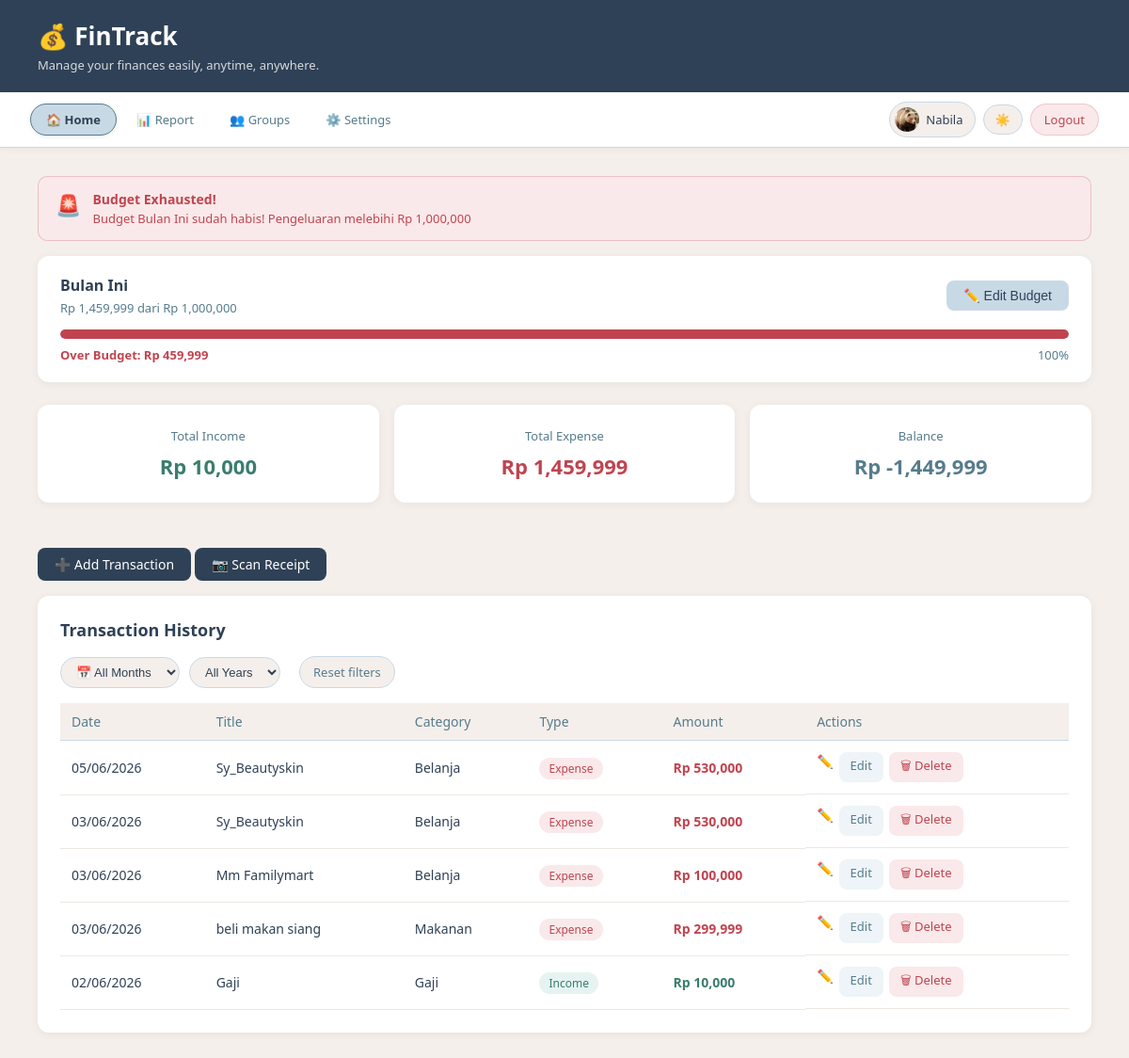
The page /index (signed in) on the database as committed earlier.
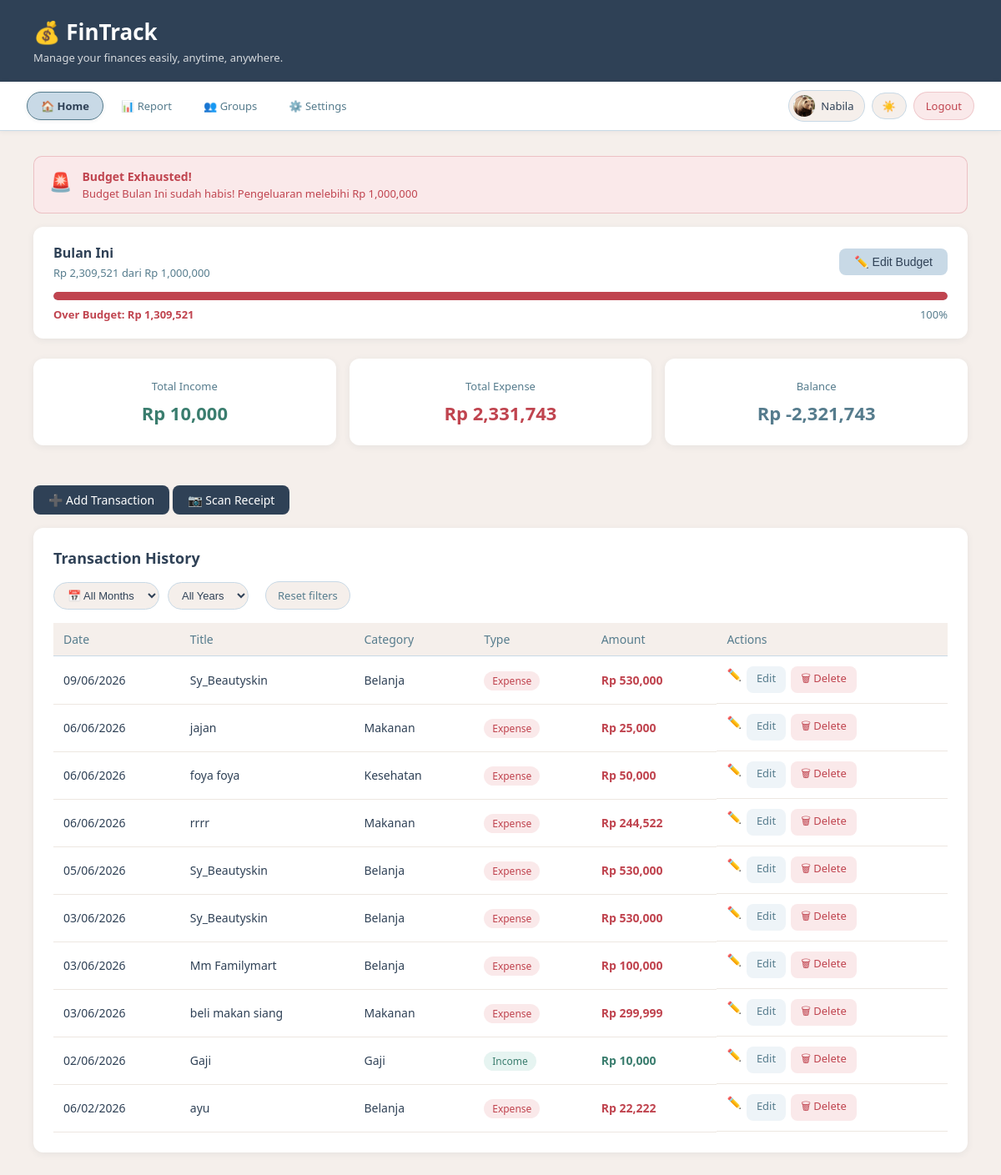
The same page on the database as committed later.
### app.py (models this page shows)
class User(UserMixin, db.Model):
    id           = db.Column(db.Integer, primary_key=True)
    name         = db.Column(db.String(100), nullable=False)
    email        = db.Column(db.String(100), unique=True, nullable=False)
    password     = db.Column(db.String(200), nullable=False)
    photo        = db.Column(db.String(200), nullable=True)
    language     = db.Column(db.String(5),  default='id')
    theme        = db.Column(db.String(10), default='light')
    notif_popup  = db.Column(db.Boolean,    default=True)
    timezone     = db.Column(db.String(50), default='Asia/Jakarta')
    created_at   = db.Column(db.DateTime,   default=datetime.utcnow)
    transactions = db.relationship('Transaction', backref='user', lazy=True)

class Budget(db.Model):
    id         = db.Column(db.Integer, primary_key=True)
    user_id    = db.Column(db.Integer, db.ForeignKey('user.id'), nullable=False)
    amount     = db.Column(db.Float,      nullable=False)
    period     = db.Column(db.String(10), nullable=False)  # daily / weekly / monthly
    created_at = db.Column(db.DateTime,   default=datetime.utcnow)

class Transaction(db.Model):
    id       = db.Column(db.Integer, primary_key=True)
    title    = db.Column(db.String(100), nullable=False)
    amount   = db.Column(db.Float,       nullable=False)
    category = db.Column(db.String(50),  nullable=False)
    type     = db.Column(db.String(10),  nullable=False)
    date     = db.Column(db.DateTime,    default=datetime.utcnow)
    note     = db.Column(db.String(200), nullable=True)
    user_id  = db.Column(db.Integer, db.ForeignKey('user.id'), nullable=False)

### app.py (the view)
@app.route('/index')
@login_required
def index():
    transactions  = Transaction.query.filter_by(user_id=current_user.id)\
                               .order_by(Transaction.date.desc()).all()
    total_income  = sum(t.amount for t in transactions if t.type == 'income')
    total_expense = sum(t.amount for t in transactions if t.type == 'expense')
    balance       = total_income - total_expense
    budget_status = get_budget_status(current_user.id)
    budget        = Budget.query.filter_by(user_id=current_user.id).first()
    return render_template('index.html',
                           transactions=transactions,
                           total_income=total_income,
                           total_expense=total_expense,
                           balance=balance,
                           budget_status=budget_status,
                           budget=budget)

### app.py (called while the page is built)
@login_manager.user_loader
def load_user(user_id):
    return User.query.get(int(user_id))

@app.context_processor
def inject_translation():
    lang = current_user.language if current_user.is_authenticated else 'id'
    return dict(t=get_translation(lang))

### translations.py (called while the page is built)
def get_translation(lang='id'):
    return TRANSLATIONS.get(lang, TRANSLATIONS['id'])

### templates/index.html (shortened to what this page needs)
<!DOCTYPE html>
<html lang="id" id="html-root">
<head>
    <link rel="stylesheet" href="{{ url_for('static', filename='style.css') }}">
</head>
<body>
<header>
    <h1>💰 FinTrack</h1>
    <p>{{ t['desc_app'] }}</p>
</header>
<nav class="navbar">
    <a href="/index" class="nav-link active">🏠 {{ t['nav_home'] }}</a>
    <a href="/report" class="nav-link">📊 {{ t['nav_report'] }}</a>
    <a href="/groups" class="nav-link">👥 {{ t['nav_sharing'] }}</a>
    <a href="/settings" class="nav-link">⚙️ {{ t['nav_settings'] }}</a>
    <div class="nav-right">
        <div class="user-chip">
            <div class="user-avatar">
                {% if current_user.photo %}
                    <img src="{{ url_for('static', filename='uploads/' + current_user.photo) }}" alt="foto">
                {% else %}
                    👤
                {% endif %}
            </div>
            <span>{{ current_user.name }}</span>
        </div>
        <button class="theme-toggle" onclick="toggleTheme()">
            <span class="theme-icon">☀️</span>
        </button>
        <a href="/logout" class="btn-logout">{{ t['nav_logout'] }}</a>
    </div>
</nav>
<main>
{% if budget_status %}
    {% if budget_status.status == 'danger' %}
    <div class="budget-alert budget-danger">
        <span class="budget-icon">🚨</span>
        <div>
            <strong>{{ t['budget_empty'] }}</strong>
            <p>{{ budget_status.message }}</p>
        </div>
    </div>
    {% endif %}
{% endif %}
{% if budget_status %}
<div class="card budget-card">
    <div class="budget-header">
        <div>
            <h3>{{ t['budget'] }} {{ budget_status.period_label }}</h3>
            <p class="budget-sub">
                Rp {{ "{:,.0f}".format(budget_status.total_expense) }}
                dari Rp {{ "{:,.0f}".format(budget_status.amount) }}
            </p>
        </div>
        <button class="btn btn-secondary" onclick="toggleBudgetForm()">
            ✏️ {{ t['edit_budget'] }}
        </button>
    </div>
    <div class="progress-bar-bg">
        <div class="progress-bar-fill
            {% if budget_status.percentage >= 100 %}fill-danger
            {% elif budget_status.percentage >= 90 %}fill-warning
            {% else %}fill-safe{% endif %}"
            style="width: {{ budget_status.percentage }}%">
        </div>
    </div>
    <div class="budget-footer">
        <span class="{{ 'text-expense' if budget_status.remaining <= 0 else '' }}">
            {% if budget_status.remaining > 0 %}
                {{ t['remaining'] }}: Rp {{ "{:,.0f}".format(budget_status.remaining) }}
            {% else %}
                {{ t['over_budget'] }}: Rp {{ "{:,.0f}".format(budget_status.remaining * -1) }}
            {% endif %}
        </span>
        <span>{{ "{:.0f}".format(budget_status.percentage) }}%</span>
    </div>
</div>
{% endif %}
    <div class="summary-grid">
        <div class="card summary-card income">
            <p class="label">{{ t['total_income'] }}</p>
            <p class="amount">Rp {{ "{:,.0f}".format(total_income) }}</p>
        </div>
        <div class="card summary-card expense">
            <p class="label">{{ t['total_expense'] }}</p>
            <p class="amount">Rp {{ "{:,.0f}".format(total_expense) }}</p>
        </div>
        <div class="card summary-card balance">
            <p class="label">{{ t['balance'] }}</p>
            <p class="amount">Rp {{ "{:,.0f}".format(balance) }}</p>
        </div>
    </div>
    <div class="action-bar">
        <a href="/add" class="btn btn-primary"> ➕ {{ t['add_transaction'] }}</a>
        <a href="/scan" class="btn btn-primary">📷 {{ t['nav_scan'] }}</a>
    </div>
<div class="card">
    <h2>{{ t['transaction_history'] }}</h2>
    <div style="display:flex; gap:10px; margin-bottom:16px; flex-wrap:wrap; align-items:center;">
        <select id="filter-month" onchange="filterByMonth()"
                style="padding:7px 12px; border:1.5px solid #C8D9E6;
                       border-radius:99px; font-size:13px; background:#F5EFEB;
                       color:#2F4156; cursor:pointer;">
            <option value="">📅 {{ t['all_months'] }}</option>
        </select>
        <select id="filter-year" onchange="filterByMonth()"
                style="padding:7px 12px; border:1.5px solid #C8D9E6;
                       border-radius:99px; font-size:13px; background:#F5EFEB;
                       color:#2F4156; cursor:pointer;">
            <option value="">{{ t['all_years'] }}</option>
        </select>
        <button onclick="resetMonthFilter()"
                style="padding:7px 14px; border:1.5px solid #C8D9E6;
                       border-radius:99px; font-size:13px; background:#F5EFEB;
                       color:#567C8D; cursor:pointer; font-family:inherit;">
            {{ t['reset_filters'] }}
        </button>
    </div>
    {% if transactions %}
    <table id="trans-table">
        <thead>
            <tr>
                <th>{{ t['date'] }}</th>
                <th>{{ t['title'] }}</th>
                <th>{{ t['category'] }}</th>
                <th>{{ t['type'] }}</th>
                <th>{{ t['amount'] }}</th>
                <th>{{ t['actions'] }}</th>
            </tr>
        </thead>
        <tbody>
            {% for trx in transactions %}
            <tr data-date="{{ trx.date.strftime('%m-%Y') }}">
                <td>{{ trx.date.strftime('%d/%m/%Y') }}</td>
                <td>{{ trx.title }}</td>
                <td>{{ trx.category }}</td>
                <td>
                    <span class="badge {{ 'badge-income' if trx.type == 'income' else 'badge-expense' }}">
                        {{ t['income'] if trx.type == 'income' else t['expense'] }}
                    </span>
                </td>
                <td class="{{ 'text-income' if trx.type == 'income' else 'text-expense' }}">
                    Rp {{ "{:,.0f}".format(trx.amount) }}
                </td>
                <td style="display:flex; gap:6px;">✏️
                    <a href="/edit/{{ trx.id }}" class="btn btn-edit"> {{ t['edit'] }}</a>
                    <a href="/delete/{{ trx.id }}" class="btn btn-danger"
                       onclick="return confirm('Yakin mau hapus?')">🗑 {{ t['delete'] }}</a>
                </td>
            </tr>
            {% endfor %}
        </tbody>
    </table>
    {% else %}
        <p class="empty-msg">{{ t['no_transaction'] }}</p>
    {% endif %}
</div>
</main>
</body>
</html>

Rows that differ between the two databases and show on the page:
added Transaction: date "09/06/2026", title "Sy_Beautyskin", category "Belanja", type "Expense", amount "530,000", edit "Edit", delete "Delete"
added Transaction: date "06/06/2026", title "jajan", category "Makanan", type "Expense", amount "25,000", edit "Edit", delete "Delete"
added Transaction: date "06/06/2026", title "foya foya", category "Kesehatan", type "Expense", amount "50,000", edit "Edit", delete "Delete"
added Transaction: date "06/06/2026", title "rrrr", category "Makanan", type "Expense", amount "244,522", edit "Edit", delete "Delete"
added Transaction: date "06/02/2026", title "ayu", category "Belanja", type "Expense", amount "22,222", edit "Edit", delete "Delete"
Other text that changed with them:
{{ "{:,.0f}".format(budget_status.total_expense) }}: "1,459,999" → "2,309,521"
{{ "{:,.0f}".format(budget_status.remaining * -1) }}: "459,999" → "1,309,521"
{{ "{:,.0f}".format(total_expense) }}: "1,459,999" → "2,331,743"
{{ "{:,.0f}".format(balance) }}: "-1,449,999" → "-2,321,743"
